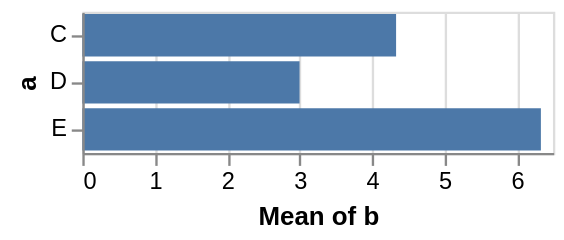

Here is the Vega-Lite specification saved for this chart:
### Vega specification from a JSON file in a GitHub repository (floating-point values rounded to 4 significant figures)
{"$schema": "https://vega.github.io/schema/vega/v5.json", "autosize": "pad", "padding": 5, "width": 200, "style": "cell", "data": [{"name": "source_0", "values": [{"a": "C", "b": 2}, {"a": "C", "b": 7}, {"a": "C", "b": 4}, {"a": "D", "b": 1}, {"a": "D", "b": 2}, {"a": "D", "b": 6}, {"a": "E", "b": 8}, {"a": "E", "b": 4}, {"a": "E", "b": 7}]}, {"name": "data_0", "source": "source_0", "transform": [{"type": "aggregate", "groupby": ["a"], "ops": ["average"], "fields": ["b"], "as": ["average_b"]}]}], "signals": [{"name": "y_step", "value": 20}, {"name": "height", "update": "bandspace(domain('y').length, 0.1, 0.05) * y_step"}], "marks": [{"name": "marks", "type": "rect", "style": ["bar"], "from": {"data": "data_0"}, "encode": {"update": {"fill": {"value": "#4c78a8"}, "tooltip": {"signal": "{\"a\": ''+datum[\"a\"], \"Mean of b\": format(datum[\"average_b\"], \"\")}"}, "x": {"scale": "x", "field": "average_b"}, "x2": {"scale": "x", "value": 0}, "y": {"scale": "y", "field": "a"}, "height": {"scale": "y", "band": true}}}}], "scales": [{"name": "x", "type": "linear", "domain": {"data": "data_0", "field": "average_b"}, "range": [0, {"signal": "width"}], "nice": true, "zero": true}, {"name": "y", "type": "band", "domain": {"data": "data_0", "field": "a", "sort": true}, "range": {"step": {"signal": "y_step"}}, "paddingInner": 0.1, "paddingOuter": 0.05}], "axes": [{"scale": "x", "orient": "bottom", "grid": false, "title": "Mean of b", "labelFlush": true, "labelOverlap": true, "tickCount": {"signal": "ceil(width/40)"}, "zindex": 1}, {"scale": "x", "orient": "bottom", "gridScale": "y", "grid": true, "tickCount": {"signal": "ceil(width/40)"}, "domain": false, "labels": false, "maxExtent": 0, "minExtent": 0, "ticks": false, "zindex": 0}, {"scale": "y", "orient": "left", "grid": false, "title": "a", "zindex": 1}]}
